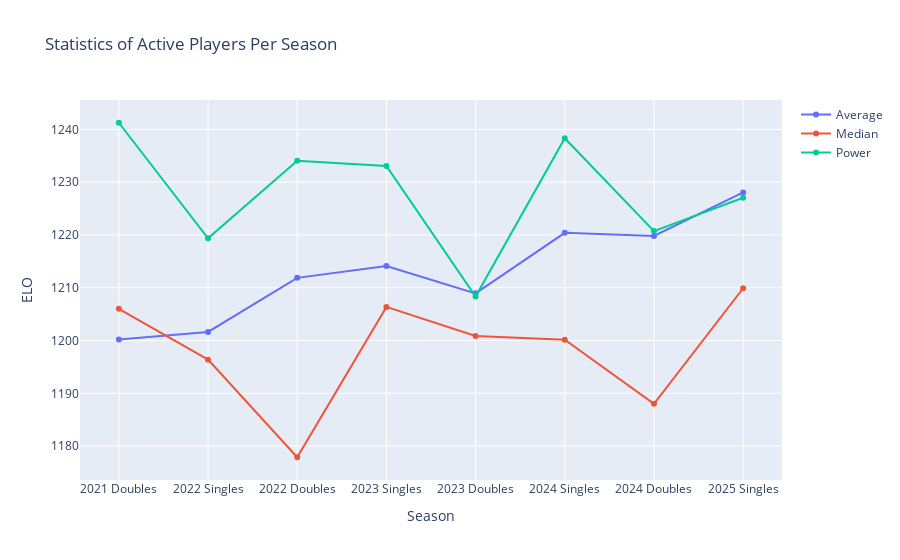

Notebook cell for this chart:
### Code cell
season_avg_elo_dict = dict()
season_med_elo_dict = dict()
season_strength_dict = dict()
for (i, season) in enumerate(seasons):
    season_label = season_labels[i].replace("<br>", " ")
    x1 = matches_table['event'][matches_table['event'] == season].index[0] + 0.5
    x2 = matches_table['event'][matches_table['event'] == season].index[-1] + 1.5
    
    elo_time_table_per_season = elo_time_table.loc[(elo_time_table.index > x1) & (elo_time_table.index < x2),:]
    elo_time_table_per_season = elo_time_table_per_season.loc[:,elo_time_table_per_season.notna().any()]
    # axis = 0 because we're finding average over all players, not over all game numbers
    y_avg = elo_time_table_per_season.ffill().mean(axis=0).mean()
    y_med = elo_time_table_per_season.ffill().median(axis=0).median()

    season_avg_elo_dict.update({season_label: y_avg})
    season_med_elo_dict.update({season_label: y_med})

    season_player_table = sorted_players_table.loc[[x in elo_time_table_per_season.columns for x in sorted_players_table['player']],:]
    season_strength_dict.update({season_label: season_player_table['current_elo'].mean()})

season_elo_fig = go.Figure()

season_elo_fig.add_trace(go.Scatter(
    x=list(season_avg_elo_dict.keys()),
    y=list(season_avg_elo_dict.values()),
    connectgaps=True,
    name="Average"
))
season_elo_fig.add_trace(go.Scatter(
    x=list(season_med_elo_dict.keys()),
    y=list(season_med_elo_dict.values()),
    connectgaps=True,
    name="Median"
))
season_elo_fig.add_trace(go.Scatter(
    x=list(season_strength_dict.keys()),
    y=list(season_strength_dict.values()),
    connectgaps=True,
    name="Power"
))
season_elo_fig.update_layout(
    xaxis_title="Season",
    yaxis_title="ELO",
    title="Statistics of Active Players Per Season",
    showlegend=True,
)

season_elo_fig.show()

### Power ###
# This retrospective measure represents the average strength of the league at the time
# Measure by finding all the players who participated in that tournament, and taking their respective ELO when they retired, and finding the average of that

### Average ###
# This measure represents the average current ELO of the tournament
# Measure by finding all the players who participated in that tournament, finding each player's average active ELO in the tournament, and then finding the average of that 
# Measure over time shows "power creep"

### CONCLUSIONS ###
# If Power > Average, then the tournament was more difficult to play than the ELO is portraying
# If Power = Average, then the tournament was as difficult to play as the ELO is portraying 
# If Power < Average, then the tournament was easier to play as the ELO is portraying 
# If Average > 1200, then that tournament has more highly-rated players competing

### Figure 1 — Plotly figure (JSON) as saved in the notebook; plotly's stock layout.template omitted (floating-point values rounded to 4 significant figures)
{"data": [{"connectgaps": true, "name": "Average", "type": "scatter", "x": ["2021 Doubles", "2022 Singles", "2022 Doubles", "2023 Singles", "2023 Doubles", "2024 Singles", "2024 Doubles", "2025 Singles"], "y": [1200.0, 1202.0, 1212.0, 1214.0, 1209.0, 1220.0, 1220.0, 1228.0]}, {"connectgaps": true, "name": "Median", "type": "scatter", "x": ["2021 Doubles", "2022 Singles", "2022 Doubles", "2023 Singles", "2023 Doubles", "2024 Singles", "2024 Doubles", "2025 Singles"], "y": [1206, 1196.0, 1178.0, 1206.0, 1201.0, 1200.0, 1188, 1210.0]}, {"connectgaps": true, "name": "Power", "type": "scatter", "x": ["2021 Doubles", "2022 Singles", "2022 Doubles", "2023 Singles", "2023 Doubles", "2024 Singles", "2024 Doubles", "2025 Singles"], "y": [1241.0, 1219.0, 1234.0, 1233.0, 1208.0, 1238.0, 1221.0, 1227.0]}], "layout": {"showlegend": true, "title": {"text": "Statistics of Active Players Per Season"}, "xaxis": {"title": {"text": "Season"}}, "yaxis": {"title": {"text": "ELO"}}}}
